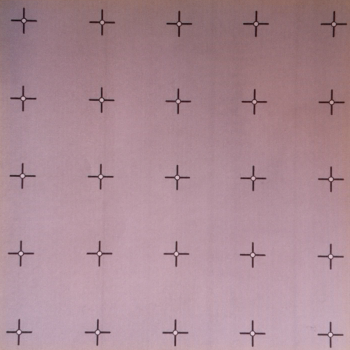
#> input picture Community-PythonScripts/Scripts/The Grid Calibration Tool/images/01_warped.png, 350 x 350 px
$ python imageHacking.py   (older library calls are emulated)
#> lines starting #> are read from the running program, lines starting #| are printed output that depends on the picture; after the words box and inside, x2 and y2 are one past the last pixel; in counts of white or black regions, pixels touching at a corner belong together
#!/usr/bin/python
# import the necessary packages
import cv2

targetImg = cv2.imread("images/01_warped.png")
#> targetImg is the input picture: shape (350, 350, 3); mean B, G, R 148.5, 138.4, 171
#targetImg = cv2.imread("images/lit.png")
#Grayscale
targetImg = cv2.cvtColor(targetImg, cv2.COLOR_BGR2GRAY)
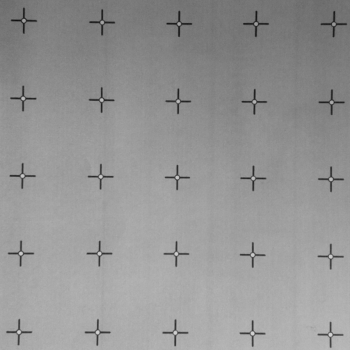
#> targetImg: shape (350, 350); min 16, max 212, mean 149.3
cv2.imwrite("images/gray.png", targetImg)

inverseImg = cv2.bitwise_not(targetImg)

for threshVal in range(150, 160, 10):
    _ ,truncInvImg = cv2.threshold(inverseImg, threshVal, 255, cv2.THRESH_TRUNC)
    fname = "images/truncated_inv_" + str(threshVal) + ".png"
    cv2.imwrite(fname, truncInvImg)

# [31 lines of commented-out code are left out]
gradientImg = cv2.GaussianBlur(truncInvImg, (201,201),0)
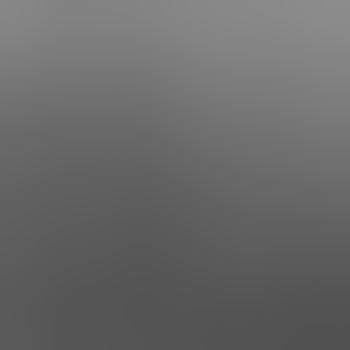
#> gradientImg: shape (350, 350); min 81, max 140, mean 105.1
#gradientImg = cv2.bitwise_not(cv2.GaussianBlur(targetImg, (201,201),0))
#gradientImg = cv2.GaussianBlur(invMaskedImg, (201,201),0)
cv2.imwrite("images/gradientImg.png", gradientImg)

alpha = 0.5
blendedImg = cv2.addWeighted(targetImg, alpha, gradientImg, (1.0 - alpha), 0.0)
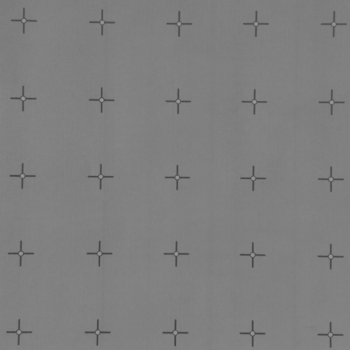
#> blendedImg: shape (350, 350); min 66, max 152, mean 127.2
cv2.imwrite("images/blendedImg.png", blendedImg)

# [33 lines of commented-out code are left out]
_ ,outImg = cv2.threshold(blendedImg, threshVal, 255, cv2.THRESH_BINARY)
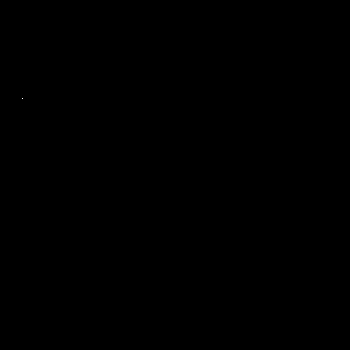
#> outImg: shape (350, 350); 0% white in thin lines or dots, all inside (x1, y1, x2, y2) = (22, 98, 23, 99)
_ ,outImg = cv2.threshold(blendedImg, 130, 255, cv2.THRESH_BINARY)
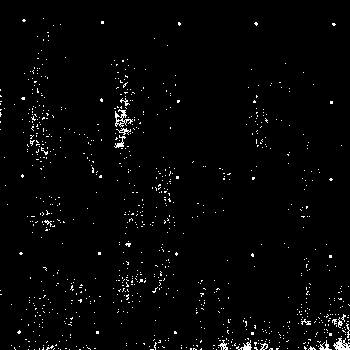
#> outImg: shape (350, 350); 2% white in thin lines or dots
fname = str(threshVal)
#imgStack=stackImages(0.5, (grayImg, blendedImg, outImg))
while True:
    cv2.imshow(fname, outImg)
    if cv2.waitKey(1) & 0XFF == ord('q'):
#> (key q is pressed here)
        break

targetImg = cv2.GaussianBlur(outImg, (7,7),0)
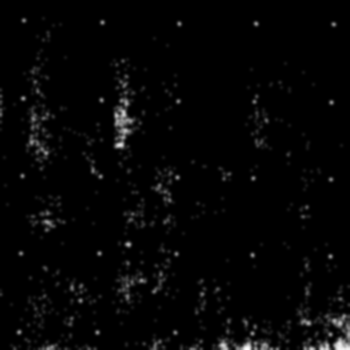
#> targetImg: shape (350, 350); min 0, max 255, mean 5.2
canny = cv2.Canny(targetImg, 100, 200)
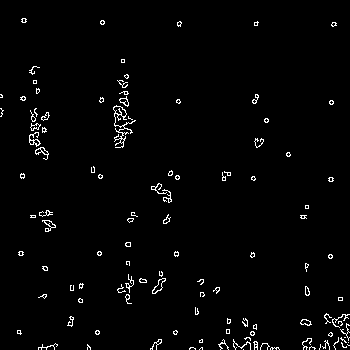
#> canny: shape (350, 350); 2.1% white in thin lines or dots

while True:
    cv2.imshow("Canny", canny)
    if cv2.waitKey(1) & 0XFF == ord('q'):
#> (key q is pressed here)
        break

edgePixels = []
for x in range(0, canny.shape[0]):
    for y in range(0, canny.shape[1]):
        if canny[x,y] != 0:
            edgePixels.append([x,y])

print ("I found " + str(len(edgePixels)) + " edge pixels")
#| I found 2515 edge pixels


# [31 lines of commented-out code are left out]

$ run again, with Community-PythonScripts/Scripts/The Grid Calibration Tool/images/lit.png copied over Community-PythonScripts/Scripts/The Grid Calibration Tool/images/01_warped.png
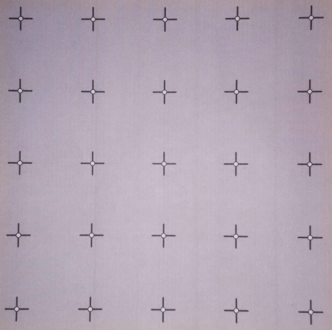
#> input picture Community-PythonScripts/Scripts/The Grid Calibration Tool/images/lit.png, 332 x 330 px
#> targetImg is the input picture: shape (330, 332, 3); mean B, G, R 179.6, 165.2, 178
#> `_ ,outImg = cv2.threshold(blendedImg, 130, 255, cv2.THRESH_BINARY)`:
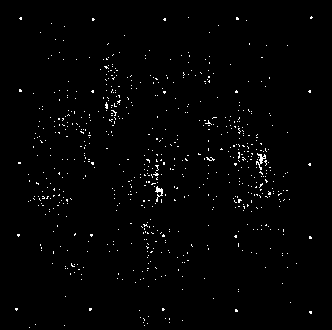
#> outImg: shape (330, 332); 1.3% white in thin lines or dots, all inside (x1, y1, x2, y2) = (15, 16, 313, 328)
#> `canny = cv2.Canny(targetImg, 100, 200)`:
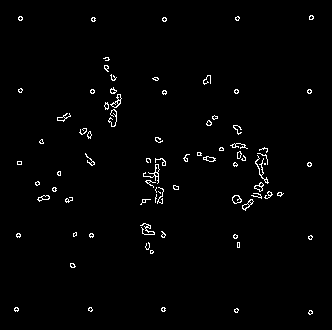
#> canny: shape (330, 332); 1.6% white in thin lines or dots, all inside (x1, y1, x2, y2) = (14, 15, 314, 315)
#| I found 1715 edge pixels
